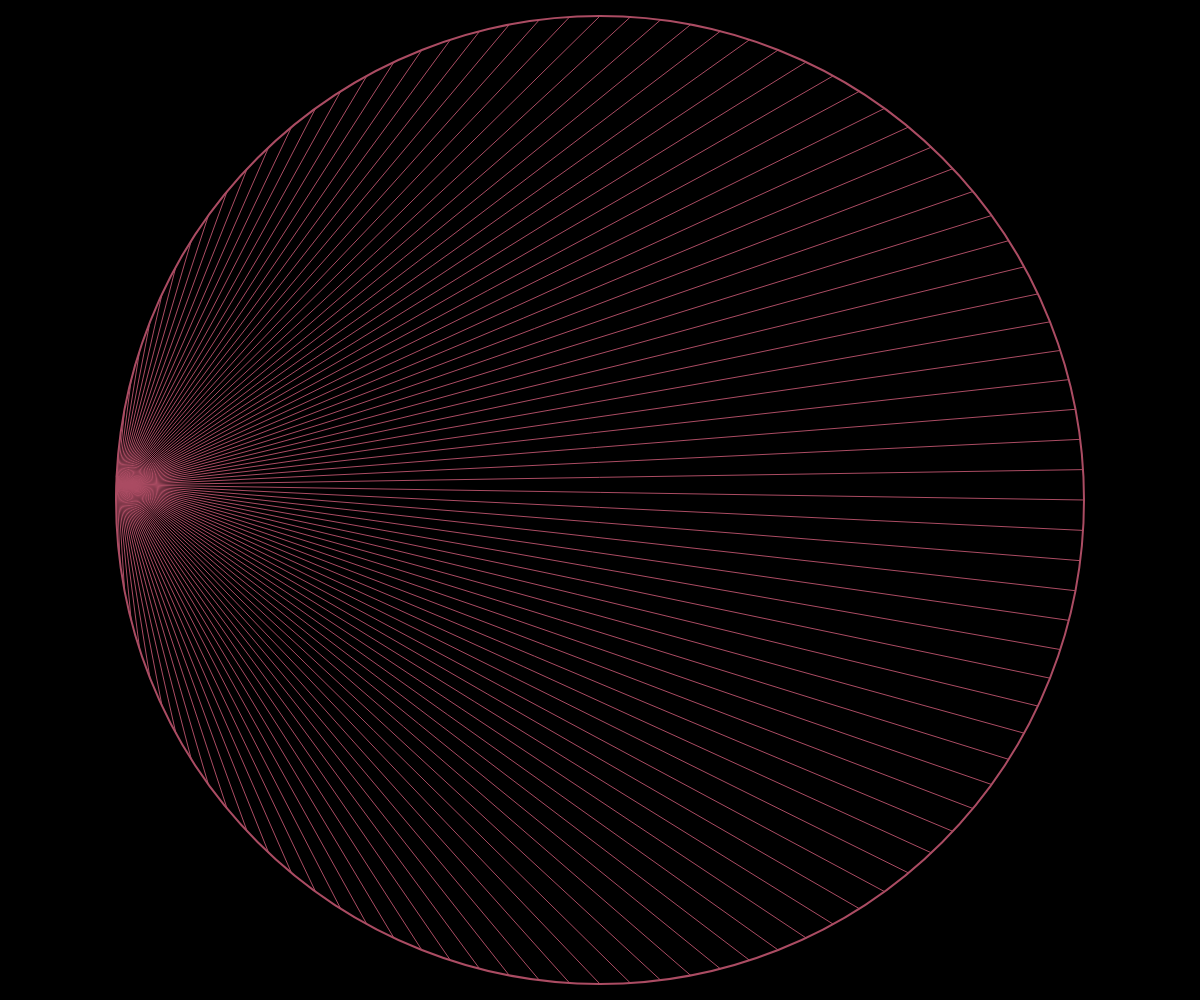
Frame 1 (no input)
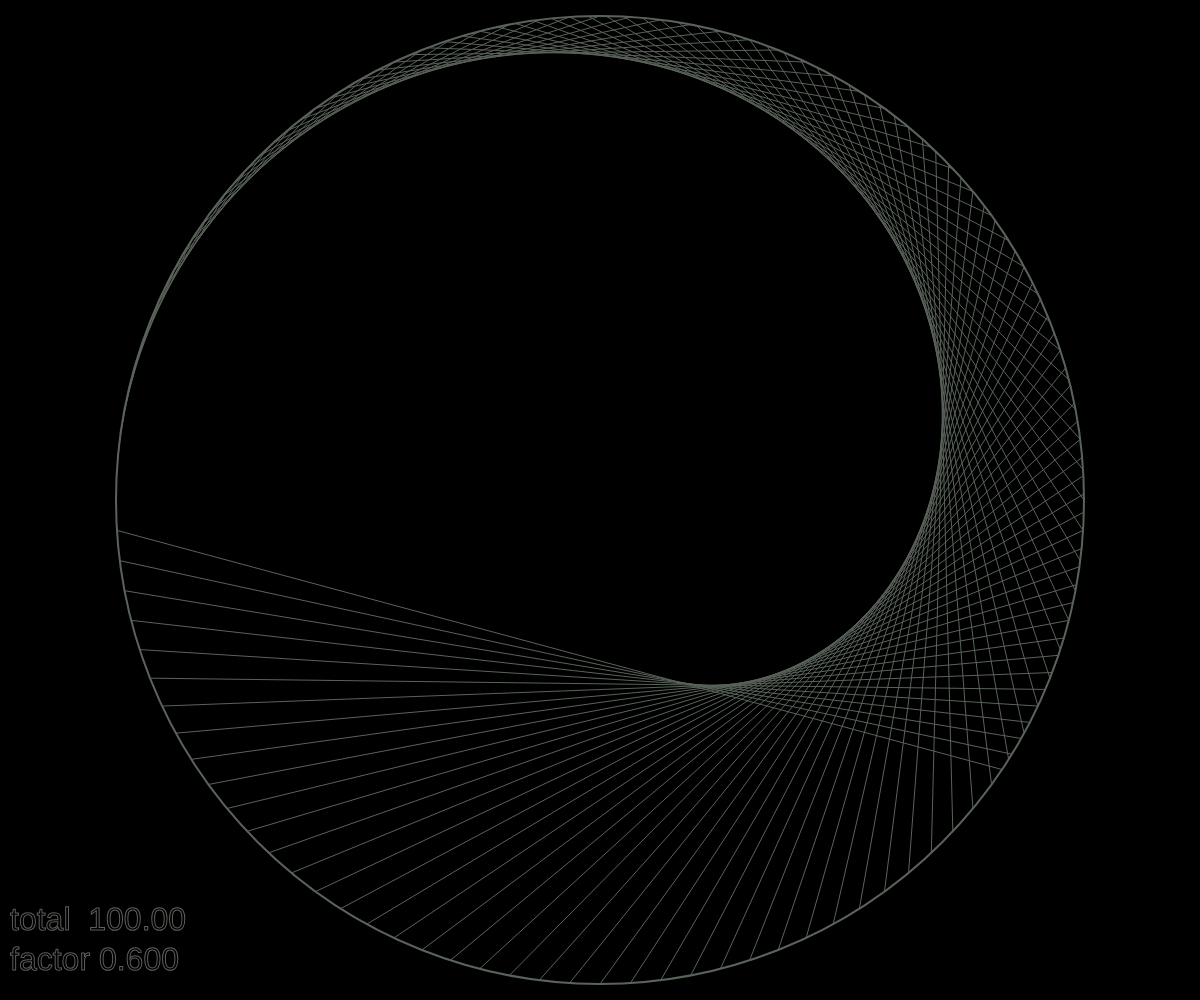
Frame 60 (no input)
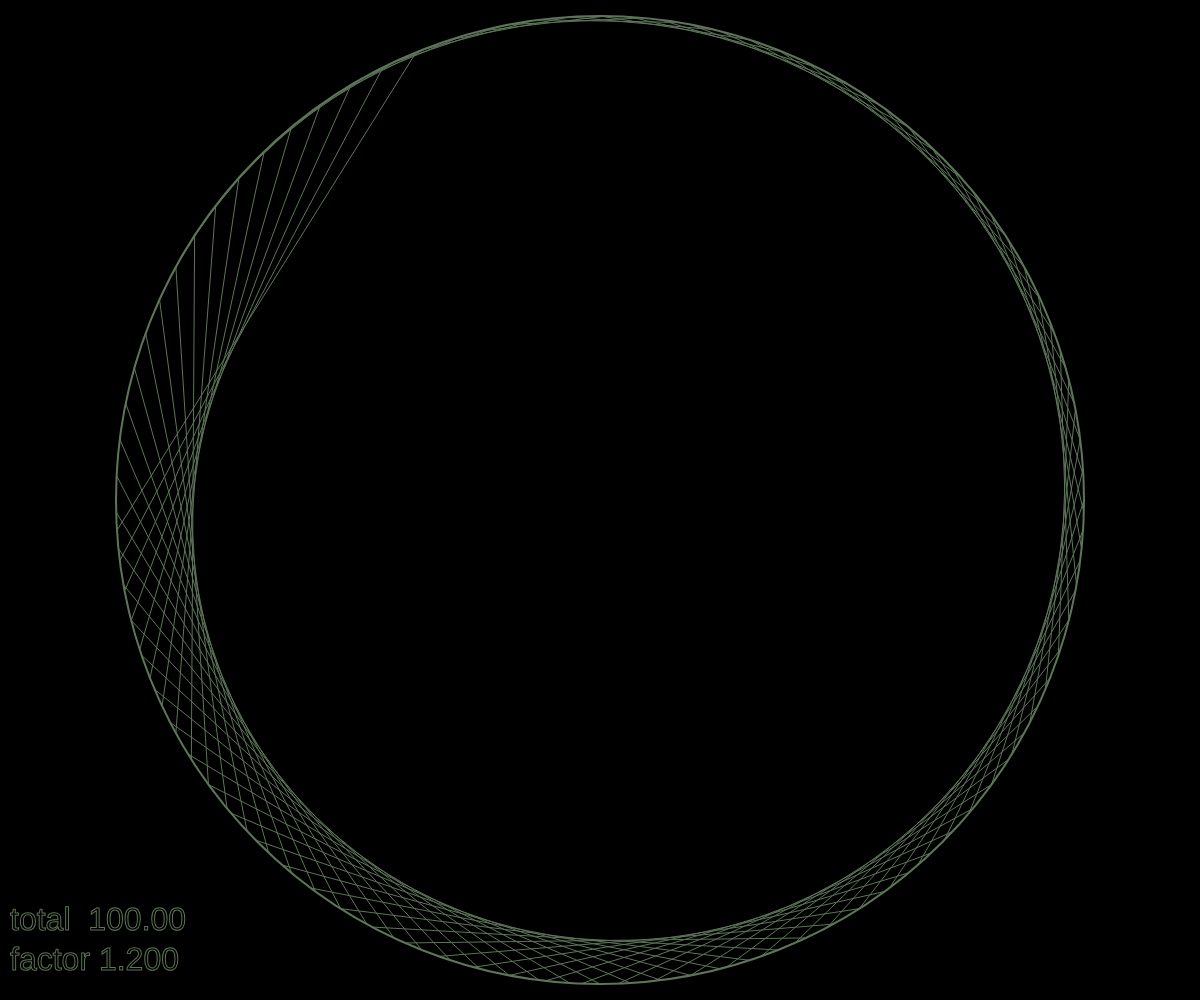
Frame 120 (the mouse pressed at the canvas centre since frame 60)

The p5.js sketch that drew these frames (run headless with seeded random() and noise() and a simulated clock; from frame 60 on, the mouse is pressed at the canvas centre):

// p5.js sketch
// ── sketch.js
let r;
let factor = 0;
let total = 0;

function setup() {
  createCanvas(windowWidth, windowHeight);
  r = height / 2 - 16;
}

function getVector(index, total) {
  const angle = map(index % total, 0, total, 0, TWO_PI);
  const v = p5.Vector.fromAngle(angle + PI);
  v.mult(r);
  return v;
}

let xoff = 0;

function updateColor() {

  xoff = xoff + 0.01;
  let r = noise(xoff) * 255;
  let g = noise(xoff + 200) * 255;
  let b = noise(xoff + 400) * 255;
  stroke(r, g, b);

}


function draw() {
  background(0);

  let autoRun = true;
  if (autoRun) {
    total = 100;
    factor += 0.01;
  } else {
    total = map(mouseY, 0, height, 0, 200);
    factor = map(mouseX, 0, width, 0, 20);
  }
  //total = map(mouseY, 0, height, 0, 10000);


  translate(width / 2, height / 2);

  textSize(32);

  text("total  " + nf(total, 0, 2), -width / 2 + 10, height / 2 - 70);
  text("factor " + nf(factor, 0, 3), -width / 2 + 10, height / 2 - 30);

  noFill();
   // stroke(255, 150);
  strokeWeight(2);
  updateColor();
  ellipse(0, 0, r * 2);

  strokeWeight(1);
  for (let i = 0; i < total; i++) {
    const a = getVector(i, total);
    const b = getVector(i * factor, total);
    line(a.x, a.y, b.x, b.y);
  }
}
